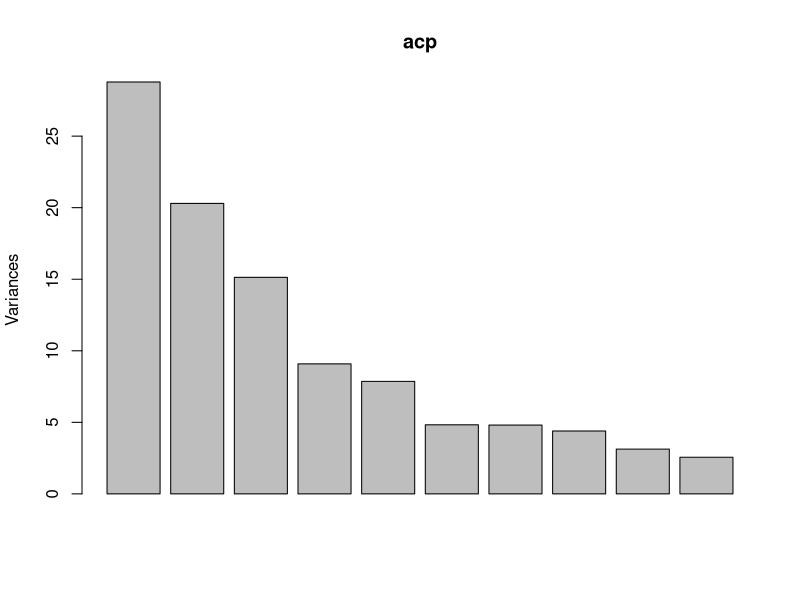
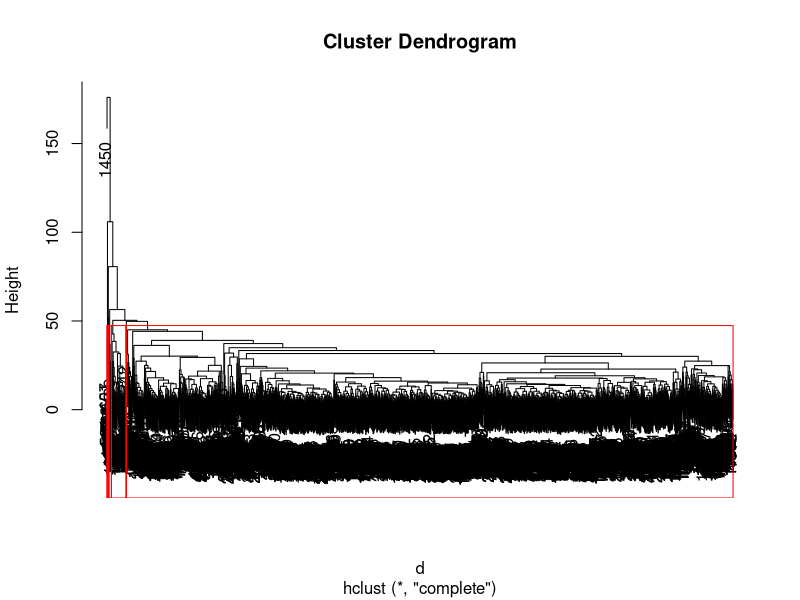
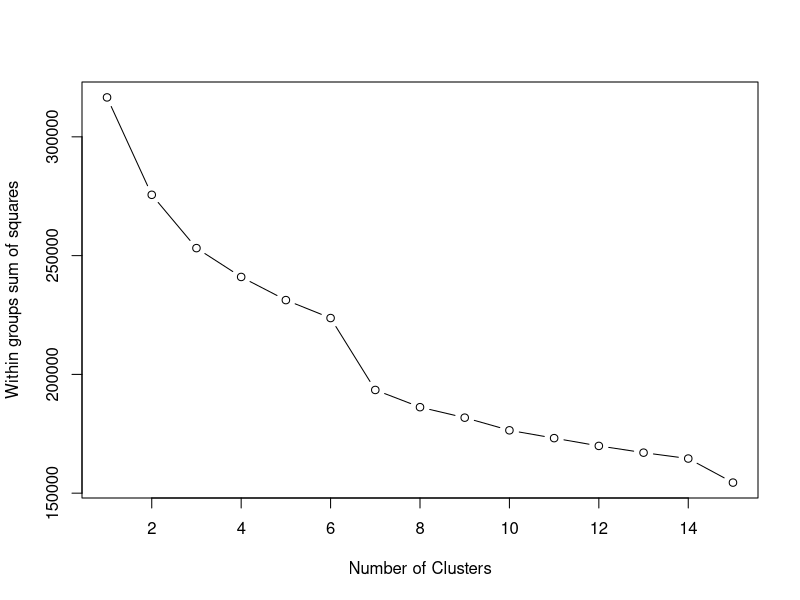
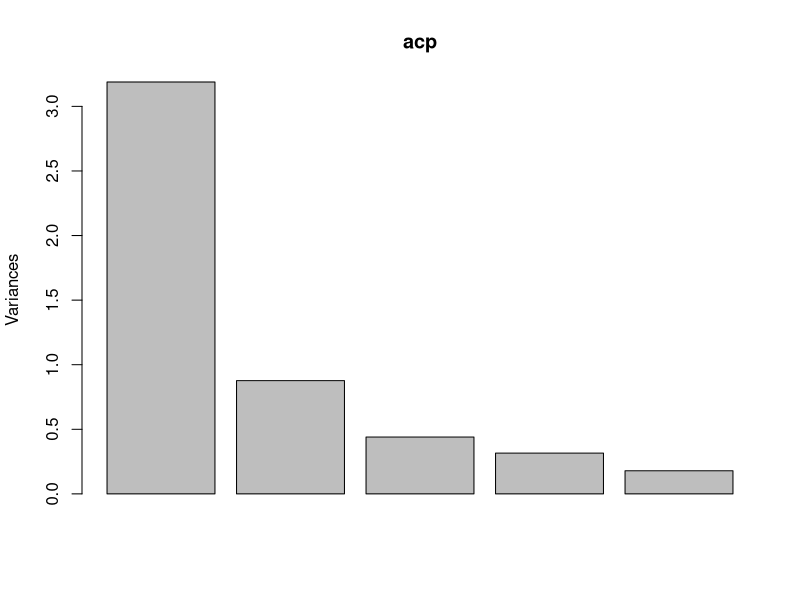
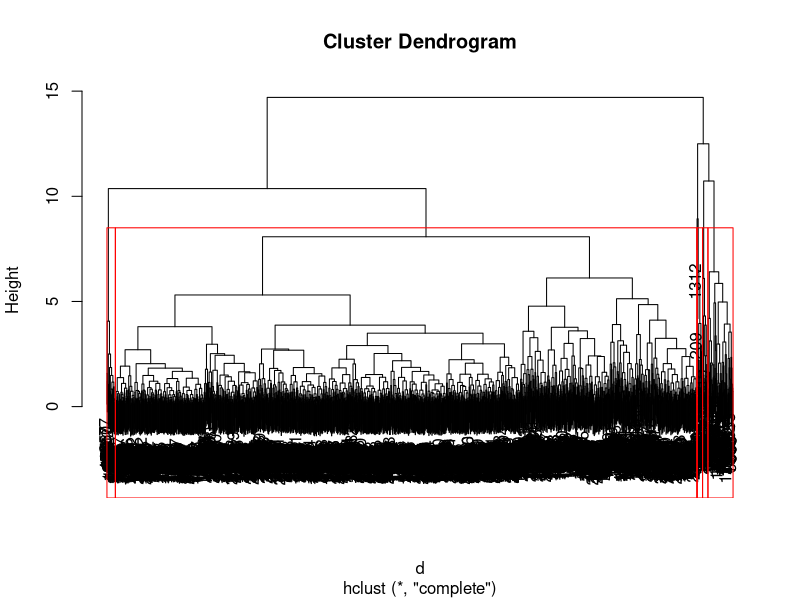
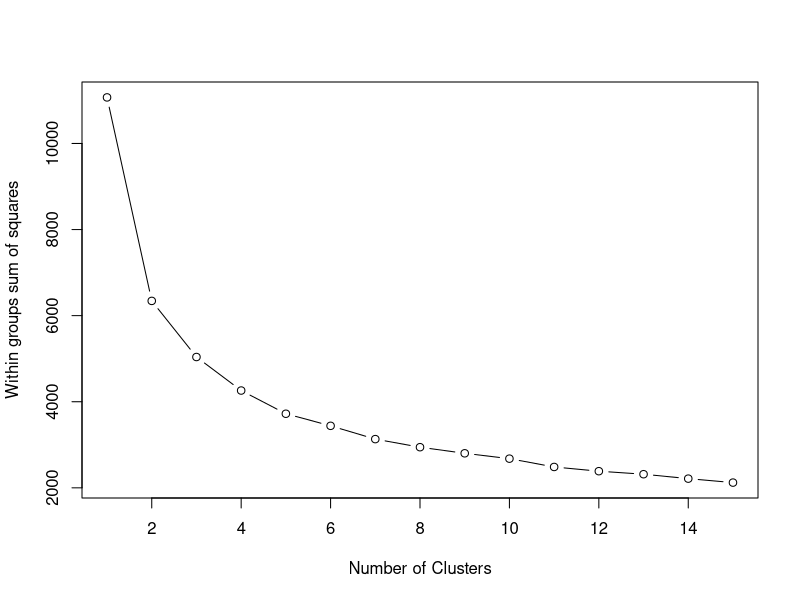
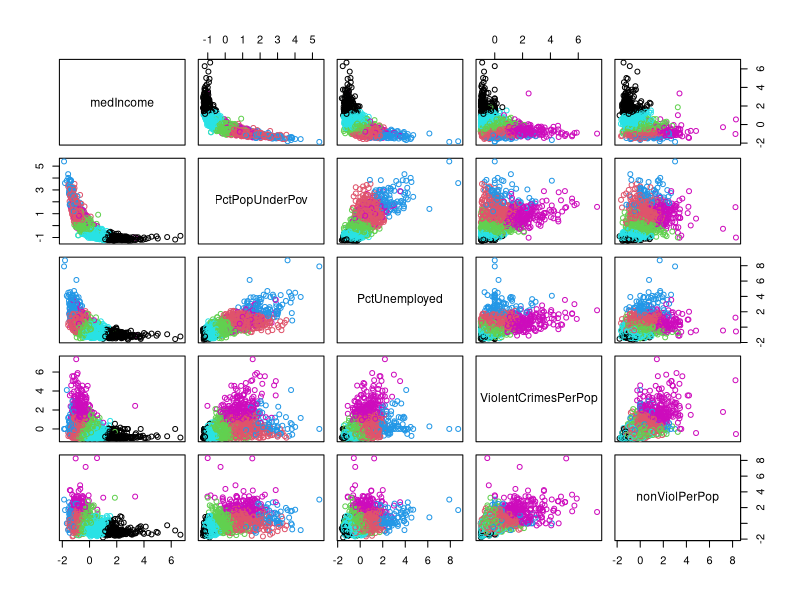

These charts were generated, in order, by the following R code:
data <- read.csv(file = 'CommViolPredUnnormalizedData.csv', stringsAsFactors=FALSE)

data$Community.name <- NULL
data$state <- NULL

for(c in colnames(data)){
  col <- data[[c]]
  
  for(i in 1:length(col)) {
    col[i] <- as.numeric(as.character(col[i]))
  }
  
  col_d <- as.double(as.character(col))
  col_withot_na <- na.omit(col_d)
  m <- mean(col_withot_na)
  
  for(i in 1:length(col)) {
    if(is.na(col[i])){
      col[i] <- m
    }
  }
  
  col <- as.double(as.character(col))
  
  data[[c]] <- col
}

# para todas las variables

# componentes principales
tp <- cor(data)
symnum(tp)

acp <- prcomp(data, scale=TRUE)
summary(acp)
plot(acp)

acp$rotation


#estandarizando los datos
data.std <- scale(data)

#clúster jerárquico completo
d <- dist(data.std, method = 'euclidean') #matriz de distancias con la distancia euclidiana
fit <- hclust(d, method = 'complete') #ajuste completo
plot(fit)
d2 <- as.dendrogram(fit)

#dibuja rectangulos rojos alrededor de los 8 cluster
rect.hclust(fit, k=8, border="red")

set.seed(0)

# cantidad de clusters a seleccionar
mydata <- data.std
wss <- (nrow(mydata)-1)*sum(apply(mydata,2,var))
for (i in 2:15) wss[i] <- sum(kmeans(mydata,
                                     centers=i)$withinss)
plot(1:15, wss, type="b", xlab="Number of Clusters",
     ylab="Within groups sum of squares")

# k means
data.std <- data.frame(data.std)

fit.k1 <- kmeans(data.std, 8)
fit.k1


# para los datos con las variables seleccionadass
dataFiltered <- data[,c("medIncome","PctPopUnderPov","PctUnemployed","ViolentCrimesPerPop","nonViolPerPop")]

# componentes principales
tp <- cor(dataFiltered)
symnum(tp)

acp <- prcomp(dataFiltered, scale=TRUE)
summary(acp)
plot(acp)

acp$rotation

#estandarizando los datos
dataFiltered.std <- scale(dataFiltered)

#clúster jerárquico completo
d <- dist(dataFiltered.std, method = 'euclidean') #matriz de distancias con la distancia euclidiana
fit <- hclust(d, method = 'complete') #ajuste completo
plot(fit)
d2 <- as.dendrogram(fit)

#dibuja rectangulos rojos alrededor de los 6 cluster
rect.hclust(fit, k=6, border="red")

set.seed(0)

# cantidad de clusters a seleccionar
mydata <- dataFiltered.std
wss <- (nrow(mydata)-1)*sum(apply(mydata,2,var))
for (i in 2:15) wss[i] <- sum(kmeans(mydata,
                                     centers=i)$withinss)
plot(1:15, wss, type="b", xlab="Number of Clusters",
     ylab="Within groups sum of squares")

# k means
dataFiltered.std <- data.frame(dataFiltered.std)

fit.k1 <- kmeans(dataFiltered.std, 6)
fit.k1

plot(dataFiltered.std, col=fit.k1$cluster)
points(fit.k1$centers, col=1:12, pch=6, lwd=2)
